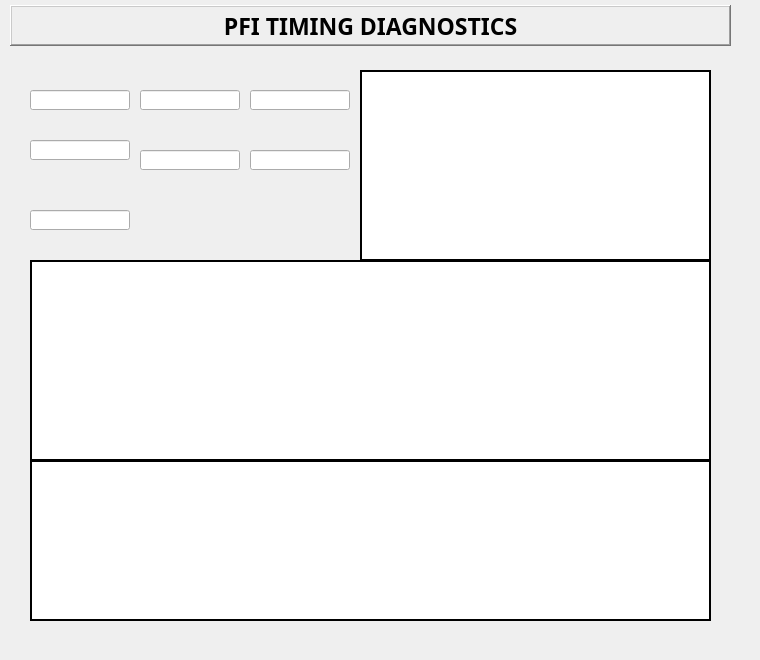
  <widget class="QWidget" name="tab">
   <attribute name="title">
    <string>TIMING</string>
   </attribute>
   <widget class="caStripPlot" name="castripplot_2">
    <property name="geometry">
     <rect>
      <x>30</x>
      <y>260</y>
      <width>681</width>
      <height>201</height>
     </rect>
    </property>
    <property name="layoutDirection">
     <enum>Qt::LeftToRight</enum>
    </property>
    <property name="styleSheet">
     <string notr="true">background-color: rgb(255, 255, 255);
color: rgb(0, 0, 0);</string>
    </property>
    <property name="frameShape">
     <enum>QFrame::Box</enum>
    </property>
    <property name="frameShadow">
     <enum>QFrame::Plain</enum>
    </property>
    <property name="lineWidth">
     <number>2</number>
    </property>
    <property name="Title" stdset="0">
     <string notr="true">Duty Cycle/Single Shot Length</string>
    </property>
    <property name="TitleX">
     <string notr="true">Time</string>
    </property>
    <property name="TitleY">
     <string notr="true">Duration(s)</string>
    </property>
    <property name="channels" stdset="0">
     <string notr="true">cpiSync:DutyCycle;cpiSync:ShotDuration</string>
    </property>
    <property name="period">
     <double>10.000000000000000</double>
    </property>
    <property name="refreshRate" stdset="0">
     <enum>caStripPlot::Medium</enum>
    </property>
    <property name="XaxisType">
     <enum>caStripPlot::TimeScale</enum>
    </property>
    <property name="YAxisScaling" stdset="0">
     <enum>caStripPlot::autoScale</enum>
    </property>
    <property name="YaxisLimitsMax_1">
     <double>1000.000000000000000</double>
    </property>
    <property name="YaxisScalingMax_1" stdset="0">
     <enum>caStripPlot::Channel</enum>
    </property>
    <property name="YaxisScalingMin_1" stdset="0">
     <enum>caStripPlot::Channel</enum>
    </property>
    <property name="Style_1">
     <enum>caStripPlot::FillUnder</enum>
    </property>
    <property name="color_1">
     <color alpha="150">
      <red>255</red>
      <green>0</green>
      <blue>0</blue>
     </color>
    </property>
    <property name="YaxisLimitsMax_2">
     <double>1.000000000000000</double>
    </property>
    <property name="YaxisScalingMax_2" stdset="0">
     <enum>caStripPlot::Channel</enum>
    </property>
    <property name="YaxisScalingMin_2" stdset="0">
     <enum>caStripPlot::Channel</enum>
    </property>
    <property name="Style_2">
     <enum>caStripPlot::FillUnder</enum>
    </property>
    <property name="color_2">
     <color alpha="150">
      <red>0</red>
      <green>0</green>
      <blue>255</blue>
     </color>
    </property>
    <property name="YaxisLimitsMax_3">
     <double>1.000000000000000</double>
    </property>
    <property name="YaxisScalingMax_3" stdset="0">
     <enum>caStripPlot::Channel</enum>
    </property>
    <property name="YaxisScalingMin_3" stdset="0">
     <enum>caStripPlot::Channel</enum>
    </property>
    <property name="Style_3">
     <enum>caStripPlot::FillUnder</enum>
    </property>
    <property name="color_3">
     <color alpha="150">
      <red>0</red>
      <green>170</green>
      <blue>0</blue>
     </color>
    </property>
    <property name="YaxisLimitsMax_4">
     <double>1.000000000000000</double>
    </property>
    <property name="Style_4">
     <enum>caStripPlot::FillUnder</enum>
    </property>
    <property name="YaxisLimitsMax_5">
     <double>1.000000000000000</double>
    </property>
    <property name="foreground">
     <color>
      <red>255</red>
      <green>255</green>
      <blue>255</blue>
     </color>
    </property>
    <property name="background">
     <color>
      <red>255</red>
      <green>255</green>
      <blue>255</blue>
     </color>
    </property>
    <property name="scaleColor">
     <color>
      <red>0</red>
      <green>0</green>
      <blue>0</blue>
     </color>
    </property>
    <property name="gridColor">
     <color>
      <red>194</red>
      <green>194</green>
      <blue>194</blue>
     </color>
    </property>
    <property name="XaxisEnabled">
     <bool>false</bool>
    </property>
    <property name="LegendEnabled">
     <bool>true</bool>
    </property>
   </widget>
   <widget class="caStripPlot" name="castripplot_3">
    <property name="geometry">
     <rect>
      <x>30</x>
      <y>460</y>
      <width>681</width>
      <height>161</height>
     </rect>
    </property>
    <property name="layoutDirection">
     <enum>Qt::LeftToRight</enum>
    </property>
    <property name="styleSheet">
     <string notr="true">background-color: rgb(255, 255, 255);
color: rgb(0, 0, 0);</string>
    </property>
    <property name="frameShape">
     <enum>QFrame::Box</enum>
    </property>
    <property name="frameShadow">
     <enum>QFrame::Plain</enum>
    </property>
    <property name="lineWidth">
     <number>2</number>
    </property>
    <property name="Title" stdset="0">
     <string notr="true">CPI/Qi2 Exposure Length</string>
    </property>
    <property name="TitleX">
     <string notr="true">Time</string>
    </property>
    <property name="TitleY">
     <string notr="true">Duration(s)</string>
    </property>
    <property name="channels" stdset="0">
     <string notr="true">cpiSync:CpiDuration;cpiSync:Qi2Duration</string>
    </property>
    <property name="period">
     <double>10.000000000000000</double>
    </property>
    <property name="refreshRate" stdset="0">
     <enum>caStripPlot::Medium</enum>
    </property>
    <property name="XaxisType">
     <enum>caStripPlot::TimeScale</enum>
    </property>
    <property name="YAxisScaling" stdset="0">
     <enum>caStripPlot::autoScale</enum>
    </property>
    <property name="YaxisLimitsMax_1">
     <double>1000.000000000000000</double>
    </property>
    <property name="YaxisScalingMax_1" stdset="0">
     <enum>caStripPlot::Channel</enum>
    </property>
    <property name="YaxisScalingMin_1" stdset="0">
     <enum>caStripPlot::Channel</enum>
    </property>
    <property name="Style_1">
     <enum>caStripPlot::FillUnder</enum>
    </property>
    <property name="color_1">
     <color alpha="150">
      <red>255</red>
      <green>0</green>
      <blue>0</blue>
     </color>
    </property>
    <property name="YaxisLimitsMax_2">
     <double>1.000000000000000</double>
    </property>
    <property name="YaxisScalingMax_2" stdset="0">
     <enum>caStripPlot::Channel</enum>
    </property>
    <property name="YaxisScalingMin_2" stdset="0">
     <enum>caStripPlot::Channel</enum>
    </property>
    <property name="Style_2">
     <enum>caStripPlot::FillUnder</enum>
    </property>
    <property name="color_2">
     <color alpha="150">
      <red>0</red>
      <green>0</green>
      <blue>255</blue>
     </color>
    </property>
    <property name="YaxisLimitsMax_3">
     <double>1.000000000000000</double>
    </property>
    <property name="YaxisScalingMax_3" stdset="0">
     <enum>caStripPlot::Channel</enum>
    </property>
    <property name="YaxisScalingMin_3" stdset="0">
     <enum>caStripPlot::Channel</enum>
    </property>
    <property name="Style_3">
     <enum>caStripPlot::FillUnder</enum>
    </property>
    <property name="color_3">
     <color alpha="150">
      <red>0</red>
      <green>170</green>
      <blue>0</blue>
     </color>
    </property>
    <property name="YaxisLimitsMax_4">
     <double>1.000000000000000</double>
    </property>
    <property name="Style_4">
     <enum>caStripPlot::FillUnder</enum>
    </property>
    <property name="YaxisLimitsMax_5">
     <double>1.000000000000000</double>
    </property>
    <property name="foreground">
     <color>
      <red>255</red>
      <green>255</green>
      <blue>255</blue>
     </color>
    </property>
    <property name="background">
     <color>
      <red>255</red>
      <green>255</green>
      <blue>255</blue>
     </color>
    </property>
    <property name="scaleColor">
     <color>
      <red>0</red>
      <green>0</green>
      <blue>0</blue>
     </color>
    </property>
    <property name="gridColor">
     <color>
      <red>194</red>
      <green>194</green>
      <blue>194</blue>
     </color>
    </property>
    <property name="XaxisEnabled">
     <bool>false</bool>
    </property>
    <property name="LegendEnabled">
     <bool>true</bool>
    </property>
   </widget>
   <widget class="caLabel" name="calabel_7">
    <property name="geometry">
     <rect>
      <x>10</x>
      <y>5</y>
      <width>721</width>
      <height>41</height>
     </rect>
    </property>
    <property name="font">
     <font>
      <family>Yu Mincho Demibold</family>
      <pointsize>17</pointsize>
      <weight>75</weight>
      <bold>true</bold>
     </font>
    </property>
    <property name="frameShape">
     <enum>QFrame::WinPanel</enum>
    </property>
    <property name="frameShadow">
     <enum>QFrame::Raised</enum>
    </property>
    <property name="lineWidth">
     <number>1</number>
    </property>
    <property name="midLineWidth">
     <number>1</number>
    </property>
    <property name="text">
     <string>PFI TIMING DIAGNOSTICS</string>
    </property>
    <property name="alignment">
     <set>Qt::AlignCenter</set>
    </property>
    <property name="foreground">
     <color>
      <red>0</red>
      <green>0</green>
      <blue>0</blue>
     </color>
    </property>
    <property name="background">
     <color>
      <red>169</red>
      <green>209</green>
      <blue>239</blue>
     </color>
    </property>
   </widget>
   <widget class="caFrame" name="caframe_2">
    <property name="geometry">
     <rect>
      <x>0</x>
      <y>0</y>
      <width>751</width>
      <height>651</height>
     </rect>
    </property>
    <property name="backgroundMode">
     <enum>caFrame::Filled</enum>
    </property>
    <widget class="caGraphics" name="cagraphics_21">
     <property name="geometry">
      <rect>
       <x>10</x>
       <y>50</y>
       <width>721</width>
       <height>591</height>
      </rect>
     </property>
     <property name="foreground">
      <color>
       <red>105</red>
       <green>105</green>
       <blue>105</blue>
      </color>
     </property>
     <property name="linestyle" stdset="0">
      <enum>caGraphics::Solid</enum>
     </property>
     <property name="fillstyle" stdset="0">
      <enum>caGraphics::Filled</enum>
     </property>
     <property name="lineSize">
      <number>2</number>
     </property>
     <property name="lineColor">
      <color>
       <red>0</red>
       <green>0</green>
       <blue>0</blue>
      </color>
     </property>
    </widget>
    <widget class="caGraphics" name="cagraphics_22">
     <property name="geometry">
      <rect>
       <x>20</x>
       <y>60</y>
       <width>701</width>
       <height>571</height>
      </rect>
     </property>
     <property name="foreground">
      <color alpha="50">
       <red>169</red>
       <green>209</green>
       <blue>239</blue>
      </color>
     </property>
     <property name="linestyle" stdset="0">
      <enum>caGraphics::Solid</enum>
     </property>
     <property name="fillstyle" stdset="0">
      <enum>caGraphics::Filled</enum>
     </property>
     <property name="lineSize">
      <number>2</number>
     </property>
     <property name="lineColor">
      <color>
       <red>169</red>
       <green>209</green>
       <blue>239</blue>
      </color>
     </property>
    </widget>
    <widget class="caRelatedDisplay" name="carelateddisplay_13">
     <property name="geometry">
      <rect>
       <x>30</x>
       <y>70</y>
       <width>101</width>
       <height>21</height>
      </rect>
     </property>
     <property name="foreground">
      <color>
       <red>255</red>
       <green>255</green>
       <blue>255</blue>
      </color>
     </property>
     <property name="background">
      <color alpha="55">
       <red>0</red>
       <green>0</green>
       <blue>255</blue>
      </color>
     </property>
     <property name="labels">
      <string notr="true">Duty Cycle</string>
     </property>
     <property name="files">
      <string notr="true">../nikonqi2-slim.ui</string>
     </property>
     <property name="args">
      <string notr="true">P=Qi2:,R=cam1:,W=IOC:</string>
     </property>
     <property name="stackingMode" stdset="0">
      <enum>caRowColMenu::RowColumn</enum>
     </property>
     <property name="removeParent" stdset="0">
      <string>false;false;</string>
     </property>
    </widget>
    <widget class="caLineEdit" name="calineedit_10">
     <property name="geometry">
      <rect>
       <x>30</x>
       <y>90</y>
       <width>100</width>
       <height>20</height>
      </rect>
     </property>
     <property name="channel" stdset="0">
      <string notr="true">cpiSync:DutyCycle</string>
     </property>
     <property name="precision">
      <number>5</number>
     </property>
     <property name="precisionMode">
      <enum>caLineEdit::User</enum>
     </property>
    </widget>
    <widget class="caRelatedDisplay" name="carelateddisplay_14">
     <property name="geometry">
      <rect>
       <x>30</x>
       <y>120</y>
       <width>101</width>
       <height>21</height>
      </rect>
     </property>
     <property name="foreground">
      <color>
       <red>255</red>
       <green>255</green>
       <blue>255</blue>
      </color>
     </property>
     <property name="background">
      <color alpha="55">
       <red>0</red>
       <green>0</green>
       <blue>255</blue>
      </color>
     </property>
     <property name="labels">
      <string notr="true">Scan to Qi2 Lag</string>
     </property>
     <property name="files">
      <string notr="true">../nikonqi2-slim.ui</string>
     </property>
     <property name="args">
      <string notr="true">P=Qi2:,R=cam1:,W=IOC:</string>
     </property>
     <property name="stackingMode" stdset="0">
      <enum>caRowColMenu::RowColumn</enum>
     </property>
     <property name="removeParent" stdset="0">
      <string>false;false;</string>
     </property>
    </widget>
    <widget class="caLineEdit" name="calineedit_5">
     <property name="geometry">
      <rect>
       <x>30</x>
       <y>140</y>
       <width>100</width>
       <height>20</height>
      </rect>
     </property>
     <property name="channel" stdset="0">
      <string notr="true">cpiSync:SeqStarttoQi2</string>
     </property>
     <property name="precision">
      <number>5</number>
     </property>
     <property name="precisionMode">
      <enum>caLineEdit::User</enum>
     </property>
    </widget>
    <widget class="caThermo" name="cathermo_4">
     <property name="geometry">
      <rect>
       <x>30</x>
       <y>160</y>
       <width>100</width>
       <height>21</height>
      </rect>
     </property>
     <property name="maxValue">
      <double>0.010000000000000</double>
     </property>
     <property name="channel" stdset="0">
      <string notr="true">cpiSync:SeqStarttoQi2</string>
     </property>
     <property name="direction">
      <enum>caThermo::Right</enum>
     </property>
     <property name="look">
      <enum>caThermo::noLabel</enum>
     </property>
     <property name="foreground">
      <color>
       <red>255</red>
       <green>8</green>
       <blue>12</blue>
      </color>
     </property>
    </widget>
    <widget class="caRelatedDisplay" name="carelateddisplay_20">
     <property name="geometry">
      <rect>
       <x>30</x>
       <y>190</y>
       <width>101</width>
       <height>21</height>
      </rect>
     </property>
     <property name="foreground">
      <color>
       <red>255</red>
       <green>255</green>
       <blue>255</blue>
      </color>
     </property>
     <property name="background">
      <color alpha="55">
       <red>0</red>
       <green>0</green>
       <blue>255</blue>
      </color>
     </property>
     <property name="labels">
      <string notr="true">Single Shot Length</string>
     </property>
     <property name="files">
      <string notr="true">../nikonqi2-slim.ui</string>
     </property>
     <property name="args">
      <string notr="true">P=Qi2:,R=cam1:,W=IOC:</string>
     </property>
     <property name="stackingMode" stdset="0">
      <enum>caRowColMenu::RowColumn</enum>
     </property>
     <property name="removeParent" stdset="0">
      <string>false;false;</string>
     </property>
    </widget>
    <widget class="caLineEdit" name="calineedit_11">
     <property name="geometry">
      <rect>
       <x>30</x>
       <y>210</y>
       <width>100</width>
       <height>20</height>
      </rect>
     </property>
     <property name="channel" stdset="0">
      <string notr="true">cpiSync:ShotDuration</string>
     </property>
     <property name="precision">
      <number>5</number>
     </property>
     <property name="precisionMode">
      <enum>caLineEdit::User</enum>
     </property>
    </widget>
    <widget class="caRelatedDisplay" name="carelateddisplay_16">
     <property name="geometry">
      <rect>
       <x>140</x>
       <y>70</y>
       <width>101</width>
       <height>21</height>
      </rect>
     </property>
     <property name="foreground">
      <color>
       <red>255</red>
       <green>255</green>
       <blue>255</blue>
      </color>
     </property>
     <property name="background">
      <color alpha="55">
       <red>0</red>
       <green>0</green>
       <blue>255</blue>
      </color>
     </property>
     <property name="labels">
      <string notr="true">Qi2 Response</string>
     </property>
     <property name="files">
      <string notr="true">../nikonqi2-slim.ui</string>
     </property>
     <property name="args">
      <string notr="true">P=Qi2:,R=cam1:,W=IOC:</string>
     </property>
     <property name="stackingMode" stdset="0">
      <enum>caRowColMenu::RowColumn</enum>
     </property>
     <property name="removeParent" stdset="0">
      <string>false;false;</string>
     </property>
    </widget>
    <widget class="caLineEdit" name="calineedit_6">
     <property name="geometry">
      <rect>
       <x>140</x>
       <y>90</y>
       <width>100</width>
       <height>20</height>
      </rect>
     </property>
     <property name="channel" stdset="0">
      <string notr="true">cpiSync:Qi2ReqToStart</string>
     </property>
     <property name="precision">
      <number>5</number>
     </property>
     <property name="precisionMode">
      <enum>caLineEdit::User</enum>
     </property>
    </widget>
    <widget class="caThermo" name="cathermo_5">
     <property name="geometry">
      <rect>
       <x>140</x>
       <y>110</y>
       <width>100</width>
       <height>21</height>
      </rect>
     </property>
     <property name="maxValue">
      <double>0.010000000000000</double>
     </property>
     <property name="channel" stdset="0">
      <string notr="true">cpiSync:Qi2ReqToStart</string>
     </property>
     <property name="direction">
      <enum>caThermo::Right</enum>
     </property>
     <property name="look">
      <enum>caThermo::noLabel</enum>
     </property>
     <property name="foreground">
      <color>
       <red>255</red>
       <green>8</green>
       <blue>12</blue>
      </color>
     </property>
    </widget>
    <widget class="caThermo" name="cathermo_8">
     <property name="geometry">
      <rect>
       <x>140</x>
       <y>130</y>
       <width>100</width>
       <height>21</height>
      </rect>
     </property>
     <property name="maxValue">
      <double>0.010000000000000</double>
     </property>
     <property name="channel" stdset="0">
      <string notr="true">cpiSync:CpiReqToStart</string>
     </property>
     <property name="direction">
      <enum>caThermo::Right</enum>
     </property>
     <property name="look">
      <enum>caThermo::noLabel</enum>
     </property>
     <property name="foreground">
      <color>
       <red>255</red>
       <green>8</green>
       <blue>12</blue>
      </color>
     </property>
    </widget>
    <widget class="caLineEdit" name="calineedit_8">
     <property name="geometry">
      <rect>
       <x>140</x>
       <y>150</y>
       <width>100</width>
       <height>20</height>
      </rect>
     </property>
     <property name="channel" stdset="0">
      <string notr="true">cpiSync:CpiReqToStart</string>
     </property>
     <property name="precision">
      <number>5</number>
     </property>
     <property name="precisionMode">
      <enum>caLineEdit::User</enum>
     </property>
    </widget>
    <widget class="caRelatedDisplay" name="carelateddisplay_18">
     <property name="geometry">
      <rect>
       <x>140</x>
       <y>170</y>
       <width>101</width>
       <height>21</height>
      </rect>
     </property>
     <property name="foreground">
      <color>
       <red>255</red>
       <green>255</green>
       <blue>255</blue>
      </color>
     </property>
     <property name="background">
      <color alpha="55">
       <red>0</red>
       <green>0</green>
       <blue>255</blue>
      </color>
     </property>
     <property name="labels">
      <string notr="true">Cpi Response</string>
     </property>
     <property name="files">
      <string notr="true">../nikonqi2-slim.ui</string>
     </property>
     <property name="args">
      <string notr="true">P=Qi2:,R=cam1:,W=IOC:</string>
     </property>
     <property name="stackingMode" stdset="0">
      <enum>caRowColMenu::RowColumn</enum>
     </property>
     <property name="removeParent" stdset="0">
      <string>false;false;</string>
     </property>
    </widget>
    <widget class="caRelatedDisplay" name="carelateddisplay_17">
     <property name="geometry">
      <rect>
       <x>250</x>
       <y>70</y>
       <width>101</width>
       <height>21</height>
      </rect>
     </property>
     <property name="foreground">
      <color>
       <red>255</red>
       <green>255</green>
       <blue>255</blue>
      </color>
     </property>
     <property name="background">
      <color alpha="55">
       <red>0</red>
       <green>0</green>
       <blue>255</blue>
      </color>
     </property>
     <property name="labels">
      <string notr="true">Qi2 Duration</string>
     </property>
     <property name="files">
      <string notr="true">../nikonqi2-slim.ui</string>
     </property>
     <property name="args">
      <string notr="true">P=Qi2:,R=cam1:,W=IOC:</string>
     </property>
     <property name="stackingMode" stdset="0">
      <enum>caRowColMenu::RowColumn</enum>
     </property>
     <property name="removeParent" stdset="0">
      <string>false;false;</string>
     </property>
    </widget>
    <widget class="caLineEdit" name="calineedit_7">
     <property name="geometry">
      <rect>
       <x>250</x>
       <y>90</y>
       <width>100</width>
       <height>20</height>
      </rect>
     </property>
     <property name="channel" stdset="0">
      <string notr="true">cpiSync:Qi2Duration</string>
     </property>
     <property name="precision">
      <number>5</number>
     </property>
     <property name="precisionMode">
      <enum>caLineEdit::User</enum>
     </property>
    </widget>
    <widget class="caThermo" name="cathermo_6">
     <property name="geometry">
      <rect>
       <x>250</x>
       <y>110</y>
       <width>100</width>
       <height>21</height>
      </rect>
     </property>
     <property name="maxValue">
      <double>0.105000000000000</double>
     </property>
     <property name="channel" stdset="0">
      <string notr="true">cpiSync:Qi2Duration</string>
     </property>
     <property name="direction">
      <enum>caThermo::Right</enum>
     </property>
     <property name="look">
      <enum>caThermo::noLabel</enum>
     </property>
     <property name="foreground">
      <color>
       <red>255</red>
       <green>8</green>
       <blue>12</blue>
      </color>
     </property>
    </widget>
    <widget class="caThermo" name="cathermo_7">
     <property name="geometry">
      <rect>
       <x>250</x>
       <y>130</y>
       <width>100</width>
       <height>21</height>
      </rect>
     </property>
     <property name="maxValue">
      <double>0.105000000000000</double>
     </property>
     <property name="channel" stdset="0">
      <string notr="true">cpiSync:CpiDuration</string>
     </property>
     <property name="direction">
      <enum>caThermo::Right</enum>
     </property>
     <property name="look">
      <enum>caThermo::noLabel</enum>
     </property>
     <property name="foreground">
      <color>
       <red>255</red>
       <green>8</green>
       <blue>12</blue>
      </color>
     </property>
    </widget>
    <widget class="caLineEdit" name="calineedit_9">
     <property name="geometry">
      <rect>
       <x>250</x>
       <y>150</y>
       <width>100</width>
       <height>20</height>
      </rect>
     </property>
     <property name="channel" stdset="0">
      <string notr="true">cpiSync:CpiDuration</string>
     </property>
     <property name="precision">
      <number>5</number>
     </property>
     <property name="precisionMode">
      <enum>caLineEdit::User</enum>
     </property>
    </widget>
    <widget class="caRelatedDisplay" name="carelateddisplay_19">
     <property name="geometry">
      <rect>
       <x>250</x>
       <y>170</y>
       <width>101</width>
       <height>21</height>
      </rect>
     </property>
     <property name="foreground">
      <color>
       <red>255</red>
       <green>255</green>
       <blue>255</blue>
      </color>
     </property>
     <property name="background">
      <color alpha="55">
       <red>0</red>
       <green>0</green>
       <blue>255</blue>
      </color>
     </property>
     <property name="labels">
      <string notr="true">Cpi Duration</string>
     </property>
     <property name="files">
      <string notr="true">../nikonqi2-slim.ui</string>
     </property>
     <property name="args">
      <string notr="true">P=Qi2:,R=cam1:,W=IOC:</string>
     </property>
     <property name="stackingMode" stdset="0">
      <enum>caRowColMenu::RowColumn</enum>
     </property>
     <property name="removeParent" stdset="0">
      <string>false;false;</string>
     </property>
    </widget>
    <widget class="caStripPlot" name="castripplot_4">
     <property name="geometry">
      <rect>
       <x>360</x>
       <y>70</y>
       <width>351</width>
       <height>191</height>
      </rect>
     </property>
     <property name="layoutDirection">
      <enum>Qt::LeftToRight</enum>
     </property>
     <property name="styleSheet">
      <string notr="true">background-color: rgb(255, 255, 255);
color: rgb(0, 0, 0);</string>
     </property>
     <property name="frameShape">
      <enum>QFrame::Box</enum>
     </property>
     <property name="frameShadow">
      <enum>QFrame::Plain</enum>
     </property>
     <property name="lineWidth">
      <number>2</number>
     </property>
     <property name="Title" stdset="0">
      <string notr="true">CPI SYNC STATUS</string>
     </property>
     <property name="TitleX">
      <string notr="true">Time</string>
     </property>
     <property name="TitleY">
      <string notr="true">Percent</string>
     </property>
     <property name="channels" stdset="0">
      <string notr="true">cpiSync:ExposeOut;cpiSync:Qi2Exposing</string>
     </property>
     <property name="period">
      <double>5.000000000000000</double>
     </property>
     <property name="XaxisType">
      <enum>caStripPlot::TimeScale</enum>
     </property>
     <property name="YAxisScaling" stdset="0">
      <enum>caStripPlot::autoScale</enum>
     </property>
     <property name="YaxisLimitsMax_1">
      <double>1000.000000000000000</double>
     </property>
     <property name="YaxisScalingMax_1" stdset="0">
      <enum>caStripPlot::Channel</enum>
     </property>
     <property name="YaxisScalingMin_1" stdset="0">
      <enum>caStripPlot::Channel</enum>
     </property>
     <property name="Style_1">
      <enum>caStripPlot::FillUnder</enum>
     </property>
     <property name="color_1">
      <color alpha="150">
       <red>255</red>
       <green>0</green>
       <blue>0</blue>
      </color>
     </property>
     <property name="YaxisLimitsMax_2">
      <double>1.000000000000000</double>
     </property>
     <property name="YaxisScalingMax_2" stdset="0">
      <enum>caStripPlot::Channel</enum>
     </property>
     <property name="YaxisScalingMin_2" stdset="0">
      <enum>caStripPlot::Channel</enum>
     </property>
     <property name="Style_2">
      <enum>caStripPlot::FillUnder</enum>
     </property>
     <property name="color_2">
      <color alpha="150">
       <red>0</red>
       <green>0</green>
       <blue>255</blue>
      </color>
     </property>
     <property name="YaxisLimitsMax_3">
      <double>1.000000000000000</double>
     </property>
     <property name="YaxisScalingMax_3" stdset="0">
      <enum>caStripPlot::Channel</enum>
     </property>
     <property name="YaxisScalingMin_3" stdset="0">
      <enum>caStripPlot::Channel</enum>
     </property>
     <property name="Style_3">
      <enum>caStripPlot::FillUnder</enum>
     </property>
     <property name="color_3">
      <color alpha="150">
       <red>0</red>
       <green>170</green>
       <blue>0</blue>
      </color>
     </property>
     <property name="YaxisLimitsMax_4">
      <double>1.000000000000000</double>
     </property>
     <property name="Style_4">
      <enum>caStripPlot::FillUnder</enum>
     </property>
     <property name="YaxisLimitsMax_5">
      <double>1.000000000000000</double>
     </property>
     <property name="foreground">
      <color>
       <red>255</red>
       <green>255</green>
       <blue>255</blue>
      </color>
     </property>
     <property name="background">
      <color>
       <red>255</red>
       <green>255</green>
       <blue>255</blue>
      </color>
     </property>
     <property name="scaleColor">
      <color>
       <red>0</red>
       <green>0</green>
       <blue>0</blue>
      </color>
     </property>
     <property name="gridColor">
      <color>
       <red>194</red>
       <green>194</green>
       <blue>194</blue>
      </color>
     </property>
     <property name="XaxisEnabled">
      <bool>false</bool>
     </property>
     <property name="LegendEnabled">
      <bool>true</bool>
     </property>
    </widget>
   </widget>
   <zorder>caframe_2</zorder>
   <zorder>castripplot_3</zorder>
   <zorder>castripplot_2</zorder>
   <zorder>calabel_7</zorder>
  </widget>
